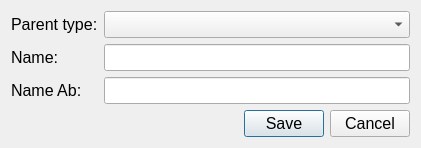
<?xml version="1.0" encoding="UTF-8"?>
<ui version="4.0">
 <class>AddEditAdressTypeClass</class>
 <widget class="QDialog" name="AddEditAdressTypeClass">
  <property name="geometry">
   <rect>
    <x>0</x>
    <y>0</y>
    <width>421</width>
    <height>147</height>
   </rect>
  </property>
  <property name="font">
   <font>
    <pointsize>12</pointsize>
   </font>
  </property>
  <property name="windowTitle">
   <string>AddEditAdressType</string>
  </property>
  <layout class="QGridLayout" name="gridLayout">
   <item row="0" column="0">
    <widget class="QLabel" name="label">
     <property name="text">
      <string>Parent type:</string>
     </property>
    </widget>
   </item>
   <item row="0" column="1">
    <widget class="QComboBox" name="comboBox"/>
   </item>
   <item row="1" column="0">
    <widget class="QLabel" name="label_2">
     <property name="text">
      <string>Name:</string>
     </property>
    </widget>
   </item>
   <item row="1" column="1">
    <widget class="QLineEdit" name="lineEdit"/>
   </item>
   <item row="2" column="0">
    <widget class="QLabel" name="label_3">
     <property name="text">
      <string>Name Ab:</string>
     </property>
    </widget>
   </item>
   <item row="2" column="1">
    <widget class="QLineEdit" name="lineEdit_2"/>
   </item>
   <item row="3" column="0" colspan="2">
    <layout class="QHBoxLayout" name="horizontalLayout">
     <item>
      <spacer name="horizontalSpacer">
       <property name="orientation">
        <enum>Qt::Horizontal</enum>
       </property>
       <property name="sizeHint" stdset="0">
        <size>
         <width>40</width>
         <height>20</height>
        </size>
       </property>
      </spacer>
     </item>
     <item>
      <widget class="QPushButton" name="pushButton">
       <property name="text">
        <string>Save</string>
       </property>
      </widget>
     </item>
     <item>
      <widget class="QPushButton" name="pushButton_2">
       <property name="text">
        <string>Cancel</string>
       </property>
      </widget>
     </item>
    </layout>
   </item>
  </layout>
 </widget>
 <layoutdefault spacing="6" margin="11"/>
 <resources/>
 <connections>
  <connection>
   <sender>pushButton_2</sender>
   <signal>clicked()</signal>
   <receiver>AddEditAdressTypeClass</receiver>
   <slot>reject()</slot>
   <hints>
    <hint type="sourcelabel">
     <x>379</x>
     <y>124</y>
    </hint>
    <hint type="destinationlabel">
     <x>208</x>
     <y>126</y>
    </hint>
   </hints>
  </connection>
 </connections>
</ui>
